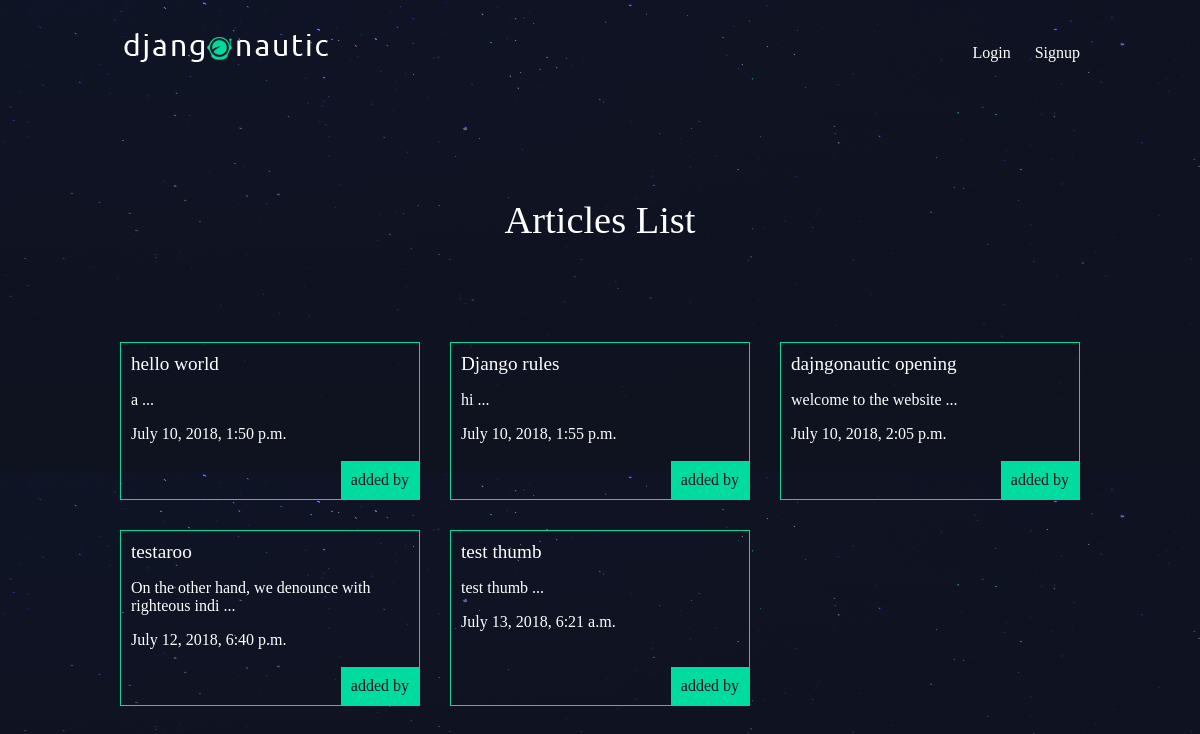
/articles/, run on an earlier commit of the app's database.
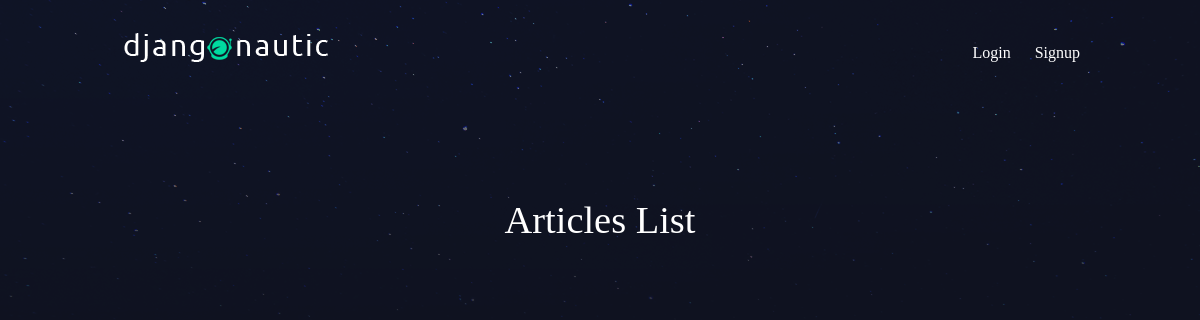
And on a later commit of the database.
### articles/models.py (models this page shows, shortened)
class Article(models.Model):
    title = models.CharField(max_length=100)
    slug = models.SlugField()
    body = models.TextField()
    date = models.DateTimeField(auto_now_add=True)
    thumb = models.ImageField(default='default.png', blank=True)
    author = models.ForeignKey(User, on_delete=models.CASCADE, default=None)
    def snippet(self):
        return self.body[:50] + ' ...'

### articles/views.py (the view)
# urls.py: path('', views.article_list, name='list'),
def article_list(request):
    articles = Article.objects.all().order_by('date')
    return render(request, 'articles/article_list.html', {'articles':articles})

### articles/templates/articles/article_list.html
{% extends 'base_layout.html' %}
{% block content %}
    <h1>Articles List</h1>
    <div class="articles">
    {% for article in articles %}
        <div class="article">
            <h2><a href="{% url 'articles:detail' slug=article.slug %}">{{ article.title }}</a></h2>
            <p>{{ article.snippet }}</p>
            <p>{{ article.date }}</p>
            <p class="author">added by {{ article.author.username }}</p>
        </div>
    {% endfor %}
    </div>
{% endblock %}

### templates/base_layout.html (shortened to what this page needs)
{% load static from staticfiles %}
<!DOCTYPE html>
<html>
    <head>
        <link rel="stylesheet" href="{% static 'styles.css' %}">
    </head>
    <body>
        <header class="wrapper">
            <h1><a href="{% url 'home' %}"><img src="{% static 'logo.png' %}"></a></h1>
            <nav>
                <ul>
                    {% if user.is_authenticated %}
                    <li>
                        <form class="logout-link" action="{% url 'accounts:logout' %}" method="post">
                            {% csrf_token %}
                            <button type="submit">Logout</button>
                        </form>
                    </li>
                    <li><a href="{% url 'articles:create' %}" class="highlight">New Article</a></li>
                    {% else %}
                    <li><a href="{% url 'accounts:login' %}">Login</a></li>
                    <li><a href="{% url 'accounts:signup' %}">Signup</a></li>
                    {% endif %}
                </ul>
            </nav>
        </header>
        <div class="wrapper">
            {% block content %}
            {% endblock %}
        </div>
    </body>
</html>

### assets/styles.css (style rules this page uses)
body { background-color: #0f121f; background-image: url(stars.png); background-repeat-y: no-repeat; color: #fff; }
body * { font-family: Ubuntu; }
h1, h2, h3, h4, h5 { font-weight: normal; margin: 0; }
a, a:hover, a:visited { color: #fff; text-decoration: none; }
.wrapper { max-width: 960px; margin: 0 auto; }
div.wrapper h1 { text-align: center; margin: 100px auto; font-size: 2.4em; }
header { display: grid; grid-template-columns: 1fr 1fr; padding: 20px 0; }
nav { justify-self: end; }
nav li { display: inline-block; list-style-type: none; margin-left: 20px; }

What changed in the data, as far as the page shows it:
removed Article: title "hello world", snippet "a ...", date "July 10, 2018, 1:50 p.m."
removed Article: title "Django rules", snippet "hi ...", date "July 10, 2018, 1:55 p.m."
removed Article: title "dajngonautic opening", snippet "welcome to the website ...", date "July 10, 2018, 2:05 p.m."
removed Article: title "testaroo", snippet "On the other hand, we denounce with righteous indi ...", date "July 12, 2018, 6:40 p.m."
removed Article: title "test thumb", snippet "test thumb ...", date "July 13, 2018, 6:21 a.m."
